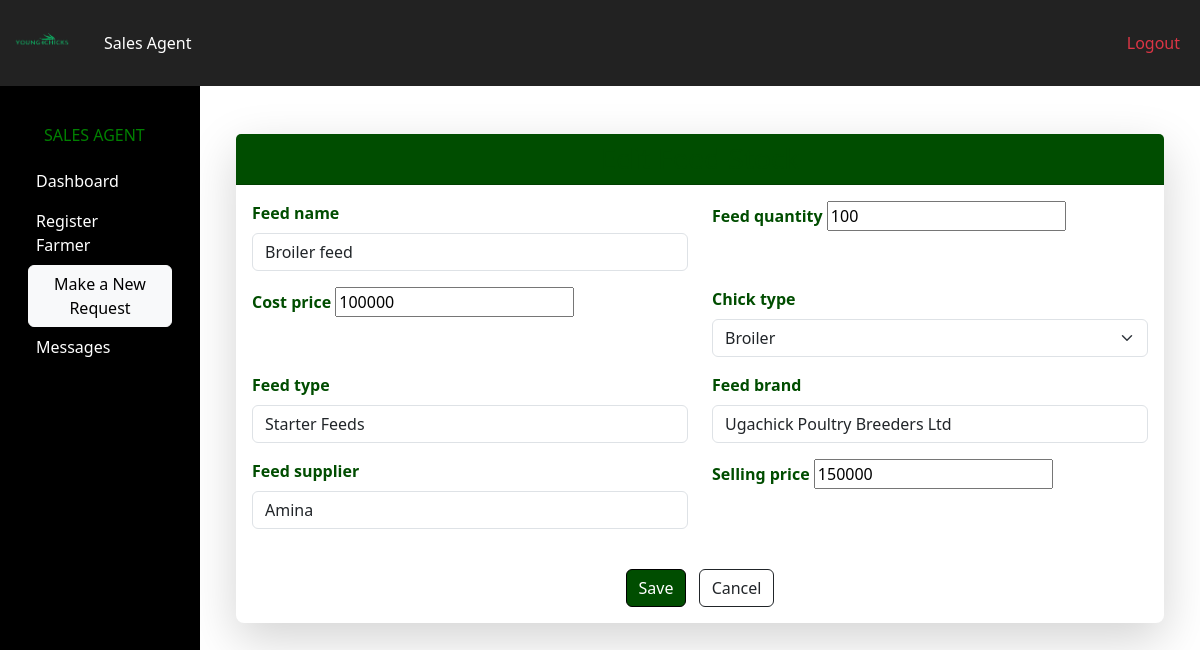
Page /manager/feedstock/edit/1/ (signed in) on the earlier database version.
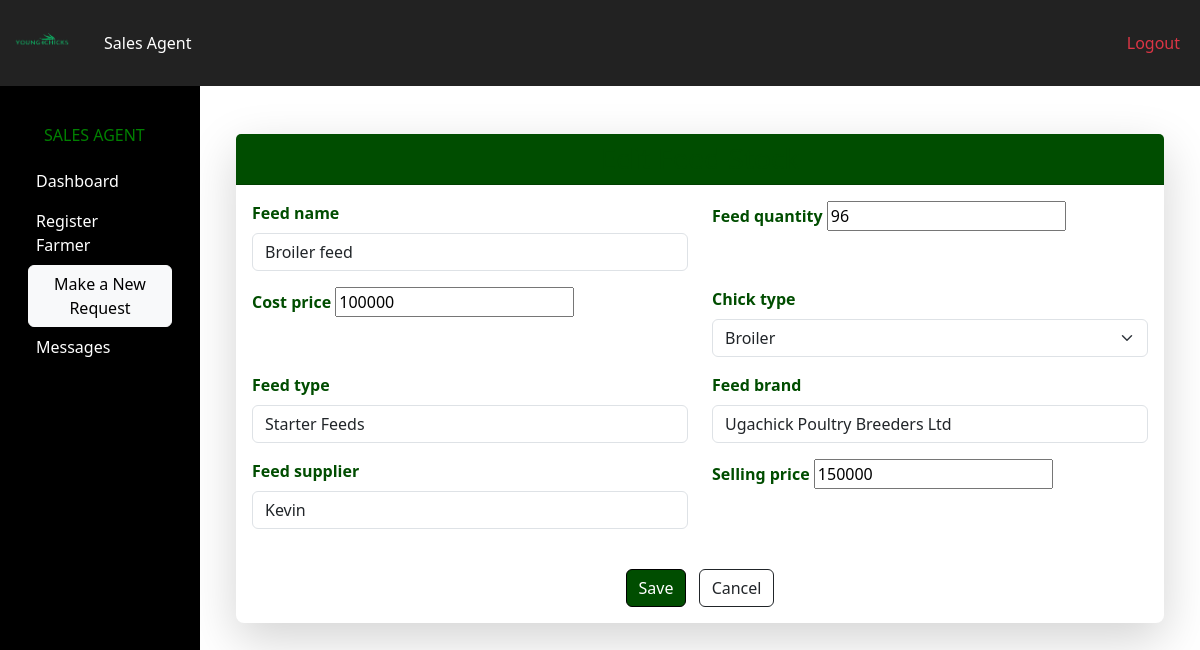
Same page on the later database version.
### pages/models.py (models this page shows, shortened)
class Feedstock(models.Model):
    FEED_TYPES = [
        ('Starter Feeds', 'Starter Feeds'),
        ('Grower Feeds', 'Grower Feeds'),
    ]
    FEED_BRAND = [
        ('Unga Millers (U) Ltd', 'Unga Millers (U) Ltd'),
        ('Ugachick Poultry Breeders Ltd', 'Ugachick Poultry Breeders Ltd'),
        ('Kaffiika Animal Feeds', 'Kaffiika Animal Feeds'),
        ('Biyinzika Poultry International Limited', 'Biyinzika Poultry International Limited'),
    ]
    feed_name = models.CharField(max_length=100)
    feed_quantity = models.PositiveIntegerField(default=0)
    cost_price = models.PositiveIntegerField()
    selling_price = models.PositiveIntegerField()
    chick_type = models.ForeignKey(ChickType, on_delete=models.SET_NULL, null=True)
    feed_type = models.CharField(max_length=50, choices=FEED_TYPES)
    feed_brand = models.CharField(max_length=100, choices=FEED_BRAND)
    feed_supplier = models.CharField(max_length=250)
    date_added = models.DateField(auto_now_add=True)

### pages/views.py (the view)
# urls.py: path('manager/feedstock/edit/<int:id>/', views.edit_feed_stock, name='edit_feed_stock'),
@login_required
def edit_feed_stock(request, id):
    feed = get_object_or_404(Feedstock, pk=id)
    if request.method == "POST":
        form = FeedstockForm(request.POST, instance=feed)
        if form.is_valid():
            form.save()
            messages.success(request, "Feed stock updated successfully.")
            return redirect('feedstock_list')
    else:
        form = FeedstockForm(instance=feed)
    return render(request, "pages/feedstock_form.html", {"form": form, "update": True})

### pages/forms.py
class FeedstockForm(forms.ModelForm):
    class Meta:
        model = Feedstock
        fields = [
            'feed_name', 'feed_quantity', 'cost_price',
            'chick_type', 'feed_type', 'feed_brand', 'feed_supplier',
            'selling_price'
        ]
        widgets = {
            'feed_quantity': forms.NumberInput(attrs={'min': 0}),
            'cost_price': forms.NumberInput(attrs={'min': 0}),
            'selling_price': forms.NumberInput(attrs={'min': 0}),
            'feed_name': forms.TextInput(attrs={'class': 'form-control'}),
            'feed_type': forms.Select(attrs={'class': 'form-control'}),
            'feed_brand': forms.Select(attrs={'class': 'form-control'}),
            'feed_supplier': forms.TextInput(attrs={'class': 'form-control'}),
            'chick_type': forms.Select(attrs={'class': 'form-select'}),
        }

### pages/models.py (called while the page is built)
    def __str__(self):
        return self.get_name_display()

### pages/templates/pages/feedstock_form.html (shortened to what this page needs)
{% extends "pages/base.html" %}
{% block content %}
<div class="container mt-5">
  <div class="card shadow-lg border-0 rounded-3">
    <div class="card-header text-center" style="background-color: #004d00; color: white;">
      <h3 class="mb-0">{% if update %}Edit Feed Stock{% else %}Add Feed Stock{% endif %}</h3>
    </div>
    <div class="card-body">
      <form method="POST">
        <div class="row">
          {% for field in form %}
            <div class="col-md-6 mb-3">
              <label for="{{ field.id_for_label }}" class="form-label" style="color: #004d00; font-weight: bold;">
                {{ field.label }}
              </label>
              {{ field }}
            </div>
          {% endfor %}
        </div>
        <div class="text-center mt-4">
          <button type="submit" class="btn" style="background-color: #004d00; color: white; border-color: black;">
            Save
          </button>
          <a href="{% url 'feedstock_list' %}" class="btn btn-outline-dark ms-2">Cancel</a>
        </div>
      </form>
    </div>
  </div>
</div>
{% endblock %}

Differences in the rows shown:
changed Feedstock "Broiler feed": feed_quantity "100" → "96"; feed_supplier "Amina" → "Kevin"
